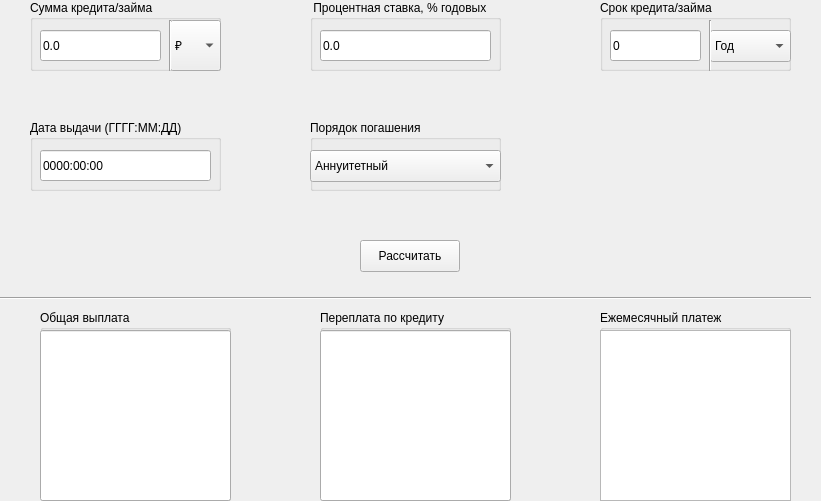
<?xml version="1.0" encoding="UTF-8"?>
<ui version="4.0">
 <class>credit</class>
 <widget class="QWidget" name="credit">
  <property name="geometry">
   <rect>
    <x>0</x>
    <y>0</y>
    <width>821</width>
    <height>501</height>
   </rect>
  </property>
  <property name="windowTitle">
   <string>Form</string>
  </property>
  <widget class="QGroupBox" name="groupBox">
   <property name="geometry">
    <rect>
     <x>30</x>
     <y>0</y>
     <width>191</width>
     <height>71</height>
    </rect>
   </property>
   <property name="title">
    <string>Сумма кредита/займа</string>
   </property>
   <widget class="QComboBox" name="comboBox">
    <property name="geometry">
     <rect>
      <x>140</x>
      <y>20</y>
      <width>51</width>
      <height>51</height>
     </rect>
    </property>
    <item>
     <property name="text">
      <string>₽</string>
     </property>
    </item>
    <item>
     <property name="text">
      <string>$</string>
     </property>
    </item>
    <item>
     <property name="text">
      <string>€</string>
     </property>
    </item>
   </widget>
   <widget class="QLineEdit" name="sum_credit">
    <property name="geometry">
     <rect>
      <x>10</x>
      <y>30</y>
      <width>121</width>
      <height>31</height>
     </rect>
    </property>
    <property name="text">
     <string>0.0</string>
    </property>
   </widget>
   <widget class="Line" name="line">
    <property name="geometry">
     <rect>
      <x>130</x>
      <y>20</y>
      <width>20</width>
      <height>51</height>
     </rect>
    </property>
    <property name="orientation">
     <enum>Qt::Vertical</enum>
    </property>
   </widget>
  </widget>
  <widget class="QGroupBox" name="groupBox_2">
   <property name="geometry">
    <rect>
     <x>310</x>
     <y>0</y>
     <width>191</width>
     <height>71</height>
    </rect>
   </property>
   <property name="title">
    <string> Процентная ставка, % годовых</string>
   </property>
   <widget class="QLineEdit" name="procent">
    <property name="geometry">
     <rect>
      <x>10</x>
      <y>30</y>
      <width>171</width>
      <height>31</height>
     </rect>
    </property>
    <property name="text">
     <string>0.0</string>
    </property>
   </widget>
  </widget>
  <widget class="QGroupBox" name="groupBox_3">
   <property name="geometry">
    <rect>
     <x>600</x>
     <y>0</y>
     <width>191</width>
     <height>71</height>
    </rect>
   </property>
   <property name="title">
    <string>Срок кредита/займа</string>
   </property>
   <widget class="QLineEdit" name="time">
    <property name="geometry">
     <rect>
      <x>10</x>
      <y>30</y>
      <width>91</width>
      <height>31</height>
     </rect>
    </property>
    <property name="text">
     <string>0</string>
    </property>
   </widget>
   <widget class="QComboBox" name="comboBox_2">
    <property name="geometry">
     <rect>
      <x>110</x>
      <y>30</y>
      <width>81</width>
      <height>32</height>
     </rect>
    </property>
    <item>
     <property name="text">
      <string>Год</string>
     </property>
    </item>
    <item>
     <property name="text">
      <string>Месяц</string>
     </property>
    </item>
   </widget>
   <widget class="Line" name="line_2">
    <property name="geometry">
     <rect>
      <x>100</x>
      <y>20</y>
      <width>20</width>
      <height>51</height>
     </rect>
    </property>
    <property name="orientation">
     <enum>Qt::Vertical</enum>
    </property>
   </widget>
  </widget>
  <widget class="QGroupBox" name="groupBox_4">
   <property name="geometry">
    <rect>
     <x>30</x>
     <y>120</y>
     <width>191</width>
     <height>71</height>
    </rect>
   </property>
   <property name="title">
    <string>Дата выдачи (ГГГГ:ММ:ДД)</string>
   </property>
   <widget class="QLineEdit" name="give_date">
    <property name="geometry">
     <rect>
      <x>10</x>
      <y>30</y>
      <width>171</width>
      <height>31</height>
     </rect>
    </property>
    <property name="text">
     <string>0000:00:00</string>
    </property>
   </widget>
  </widget>
  <widget class="QGroupBox" name="groupBox_5">
   <property name="geometry">
    <rect>
     <x>310</x>
     <y>120</y>
     <width>191</width>
     <height>71</height>
    </rect>
   </property>
   <property name="title">
    <string>Порядок погашения</string>
   </property>
   <widget class="QComboBox" name="comboBox_3">
    <property name="geometry">
     <rect>
      <x>0</x>
      <y>30</y>
      <width>191</width>
      <height>32</height>
     </rect>
    </property>
    <item>
     <property name="text">
      <string>Аннуитетный</string>
     </property>
    </item>
    <item>
     <property name="text">
      <string>Дифференуированный</string>
     </property>
    </item>
   </widget>
  </widget>
  <widget class="Line" name="line_3">
   <property name="geometry">
    <rect>
     <x>-10</x>
     <y>290</y>
     <width>821</width>
     <height>16</height>
    </rect>
   </property>
   <property name="orientation">
    <enum>Qt::Horizontal</enum>
   </property>
  </widget>
  <widget class="QGroupBox" name="groupBox_7">
   <property name="geometry">
    <rect>
     <x>40</x>
     <y>310</y>
     <width>191</width>
     <height>191</height>
    </rect>
   </property>
   <property name="title">
    <string>Общая выплата</string>
   </property>
   <widget class="QLineEdit" name="all_gived">
    <property name="geometry">
     <rect>
      <x>0</x>
      <y>20</y>
      <width>191</width>
      <height>171</height>
     </rect>
    </property>
   </widget>
  </widget>
  <widget class="QGroupBox" name="groupBox_8">
   <property name="geometry">
    <rect>
     <x>320</x>
     <y>310</y>
     <width>191</width>
     <height>191</height>
    </rect>
   </property>
   <property name="title">
    <string>Переплата по кредиту</string>
   </property>
   <widget class="QLineEdit" name="gived_more">
    <property name="geometry">
     <rect>
      <x>0</x>
      <y>20</y>
      <width>191</width>
      <height>171</height>
     </rect>
    </property>
   </widget>
  </widget>
  <widget class="QGroupBox" name="groupBox_9">
   <property name="geometry">
    <rect>
     <x>600</x>
     <y>310</y>
     <width>191</width>
     <height>191</height>
    </rect>
   </property>
   <property name="title">
    <string>Ежемесячный платеж</string>
   </property>
   <widget class="QTextEdit" name="sum_per_mouth">
    <property name="geometry">
     <rect>
      <x>0</x>
      <y>20</y>
      <width>191</width>
      <height>171</height>
     </rect>
    </property>
    <property name="html">
     <string>&lt;!DOCTYPE HTML PUBLIC &quot;-//W3C//DTD HTML 4.0//EN&quot; &quot;http://www.w3.org/TR/REC-html40/strict.dtd&quot;&gt;
&lt;html&gt;&lt;head&gt;&lt;meta name=&quot;qrichtext&quot; content=&quot;1&quot; /&gt;&lt;meta charset=&quot;utf-8&quot; /&gt;&lt;style type=&quot;text/css&quot;&gt;
p, li { white-space: pre-wrap; }
&lt;/style&gt;&lt;/head&gt;&lt;body style=&quot; font-family:'.AppleSystemUIFont'; font-size:13pt; font-weight:400; font-style:normal;&quot;&gt;
&lt;p style=&quot;-qt-paragraph-type:empty; margin-top:0px; margin-bottom:0px; margin-left:0px; margin-right:0px; -qt-block-indent:0; text-indent:0px;&quot;&gt;&lt;br /&gt;&lt;/p&gt;&lt;/body&gt;&lt;/html&gt;</string>
    </property>
   </widget>
  </widget>
  <widget class="QPushButton" name="pushButton">
   <property name="geometry">
    <rect>
     <x>360</x>
     <y>240</y>
     <width>100</width>
     <height>32</height>
    </rect>
   </property>
   <property name="text">
    <string>Рассчитать</string>
   </property>
  </widget>
 </widget>
 <resources/>
 <connections/>
</ui>
